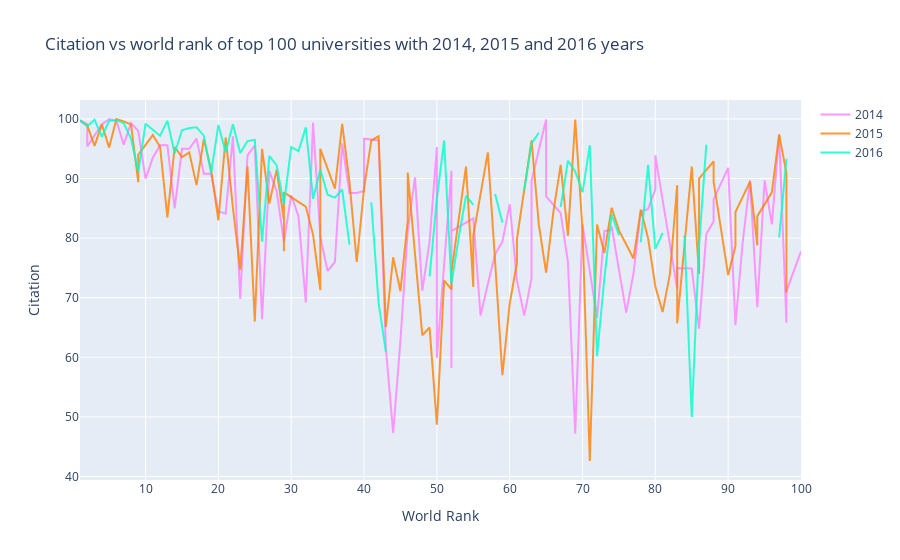

Notebook cell for this chart:
### Markdown cell above
### Citation vs world rank of top 100 universities with 2014, 2015 and 2016 years

### Code cell
# preparing data frames

df2014 = timesData[timesData.year == 2014].iloc[:100,:]
df2015 = timesData[timesData.year == 2015].iloc[:100,:]
df2016 = timesData[timesData.year == 2016].iloc[:100,:]

# creating plotly graph object
import plotly.graph_objs as go

# creating trace1
trace1 =go.Scatter(
                    x = df2014.world_rank,
                    y = df2014.citations,
                    mode = "lines",
                    name = "2014",
                    marker = dict(color = 'rgba(255, 128, 255, 0.8)'),
                    text= df2014.university_name)
# creating trace2
trace2 =go.Scatter(
                    x = df2015.world_rank,
                    y = df2015.citations,
                    mode = "lines",
                    name = "2015",
                    marker = dict(color = 'rgba(255, 128, 2, 0.8)'),
                    text= df2015.university_name)
# creating trace3
trace3 =go.Scatter(
                    x = df2016.world_rank,
                    y = df2016.citations,
                    mode = "lines",
                    name = "2016",
                    marker = dict(color = 'rgba(0, 255, 200, 0.8)'),
                    text= df2016.university_name)
data = [trace1, trace2, trace3]

layout = dict(title = 'Citation vs world rank of top 100 universities with 2014, 2015 and 2016 years',
              xaxis= dict(title= 'World Rank',ticklen= 5),
              yaxis= dict(title= 'Citation',ticklen= 5)
             )

fig = dict(data = data, layout = layout)
iplot(fig)

### Figure 1 — Plotly figure (JSON) as saved in the notebook; plotly's stock layout.template omitted (floating-point values rounded to 4 significant figures)
{"data": [{"marker": {"color": "rgba(255, 128, 255, 0.8)"}, "mode": "lines", "name": "2014", "text": ["California Institute of Technology", "Harvard University", "University of Oxford", "Stanford University", "Massachusetts Institute of Technology", "Princeton University", "University of Cambridge", "University of California, Berkeley", "University of Chicago", "Imperial College London", "Yale University", "University of California, Los Angeles", "Columbia University", "ETH Zurich – Swiss Federal Institute of Technology Zurich", "Johns Hopkins University", "University of Pennsylvania", "Duke University", "University of Michigan", "Cornell University", "University of Toronto", "University College London", "Northwestern University", "University of Tokyo", "Carnegie Mellon University", "University of Washington", "National University of Singapore", "University of Texas at Austin", "Georgia Institute of Technology", "University of Illinois at Urbana-Champaign", "University of Wisconsin-Madison", "University of British Columbia", "London School of Economics and Political Science", "University of California, Santa Barbara", "University of Melbourne", "McGill University", "Karolinska Institute", "École Polytechnique Fédérale de Lausanne", "King’s College London", "University of Edinburgh", "New York University", "University of California, San Diego", "Washington University in St Louis", "University of Hong Kong", "Seoul National University", "Peking University", "University of Minnesota", "University of North Carolina at Chapel Hill", "Australian National University", "Pennsylvania State University", "Boston University", "Tsinghua University", "Brown University", "Kyoto University", "University of California, Davis", "LMU Munich", "Korea Advanced Institute of Science and Technology (KAIST)", "Hong Kong University of Science and Technology", "University of Manchester", "Ohio State University", "Pohang University of Science and Technology", "KU Leuven", "Purdue University", "The University of Queensland", "University of Göttingen", "Rice University", "École Normale Supérieure", "Leiden University", "Heidelberg University", "Delft University of Technology", "University of Southern California", "École Polytechnique", "University of Sydney", "Erasmus University Rotterdam", "University of Basel", "Utrecht University", "Nanyang Technological University", "Wageningen University and Research Center", "University of Pittsburgh", "University of Bristol", "Durham University", "Emory University", "Tufts University", "Michigan State University", "University of Amsterdam", "Ghent University", "Free University of Berlin", "Technical University of Munich", "Case Western Reserve University", "Vanderbilt University", "University of Notre Dame", "Monash University", "McMaster University", "University of California, Irvine", "Humboldt University of Berlin", "University of Rochester", "Pierre and Marie Curie University", "University of Colorado Boulder", "Maastricht University", "University of Groningen", "University of Helsinki"], "type": "scatter", "x": ["1", "2", "2", "4", "5", "6", "7", "8", "9", "10", "11", "12", "13", "14", "15", "16", "17", "18", "19", "20", "21", "22", "23", "24", "25", "26", "27", "28", "29", "30", "31", "32", "33", "34", "35", "36", "37", "38", "39", "40", "40", "42", "43", "44", "45", "46", "47", "48", "49", "50", "50", "52", "52", "52", "55", "56", "57", "58", "59", "60", "61", "62", "63", "63", "65", "65", "67", "68", "69", "70", "70", "72", "73", "74", "74", "76", "77", "78", "79", "80", "80", "80", "83", "83", "85", "86", "87", "88", "88", "90", "91", "92", "93", "94", "95", "96", "97", "98", "98", "100"], "y": [99.8, 99.1, 95.4, 99.1, 100, 99.7, 95.7, 99.3, 98, 90, 93.5, 95.6, 95.6, 85, 95, 95, 96.7, 90.8, 90.8, 84.5, 84.1, 97.1, 69.8, 93.9, 95.6, 66.4, 91.3, 87.9, 79.4, 87.2, 83.7, 69.2, 99.4, 80.2, 74.5, 76, 95.9, 87.6, 87.6, 87.9, 96.7, 96.4, 61.5, 47.3, 62.8, 81.2, 90.2, 71.2, 79.4, 95.3, 59.9, 91.3, 58.2, 81.2, 83.3, 67, 72.3, 77.3, 79.4, 85.7, 72.9, 67, 73.3, 89.6, 99.9, 87, 84.2, 76, 47.2, 81.2, 82.3, 66.6, 81.2, 81.4, 82, 67.5, 74.1, 84.4, 84.9, 88.2, 90.8, 93.9, 71.5, 75, 74.9, 64.8, 80.7, 82.8, 86.5, 91.8, 65.4, 79.4, 89.7, 68.4, 89.7, 82.3, 97.3, 65.8, 71.1, 77.8]}, {"marker": {"color": "rgba(255, 128, 2, 0.8)"}, "mode": "lines", "name": "2015", "text": ["California Institute of Technology", "Harvard University", "University of Oxford", "Stanford University", "University of Cambridge", "Massachusetts Institute of Technology", "Princeton University", "University of California, Berkeley", "Imperial College London", "Yale University", "University of Chicago", "University of California, Los Angeles", "ETH Zurich – Swiss Federal Institute of Technology Zurich", "Columbia University", "Johns Hopkins University", "University of Pennsylvania", "University of Michigan", "Duke University", "Cornell University", "University of Toronto", "Northwestern University", "University College London", "University of Tokyo", "Carnegie Mellon University", "National University of Singapore", "University of Washington", "Georgia Institute of Technology", "University of Texas at Austin", "LMU Munich", "University of Illinois at Urbana-Champaign", "University of Wisconsin-Madison", "University of British Columbia", "University of Melbourne", "London School of Economics and Political Science", "École Polytechnique Fédérale de Lausanne", "University of Edinburgh", "University of California, Santa Barbara", "New York University", "McGill University", "King’s College London", "University of California, San Diego", "Washington University in St Louis", "University of Hong Kong", "Karolinska Institute", "Australian National University", "University of Minnesota", "University of North Carolina at Chapel Hill", "Peking University", "Tsinghua University", "Seoul National University", "Hong Kong University of Science and Technology", "Korea Advanced Institute of Science and Technology (KAIST)", "University of Manchester", "Brown University", "KU Leuven", "University of California, Davis", "Boston University", "Pennsylvania State University", "Kyoto University", "University of Sydney", "Nanyang Technological University", "École Polytechnique", "Scuola Normale Superiore di Pisa", "Leiden University", "The University of Queensland", "Pohang University of Science and Technology", "University of Göttingen", "Ohio State University", "Rice University", "Heidelberg University", "Delft University of Technology", "Erasmus University Rotterdam", "Wageningen University and Research Center", "University of Bristol", "University of Basel", "University of Southern California", "University of Amsterdam", "École Normale Supérieure", "Utrecht University", "Humboldt University of Berlin", "Free University of Berlin", "Michigan State University", "Durham University", "Monash University", "Middle East Technical University", "University of Arizona", "University of Notre Dame", "Tufts University", "University of California, Irvine", "Ghent University", "University of Massachusetts", "University of Pittsburgh", "Emory University", "McMaster University", "University of Glasgow", "Vanderbilt University", "University of Colorado Boulder", "Stockholm University", "Technical University of Munich", "Uppsala University"], "type": "scatter", "x": ["1", "2", "3", "4", "5", "6", "7", "8", "9", "9", "11", "12", "13", "14", "15", "16", "17", "18", "19", "20", "21", "22", "23", "24", "25", "26", "27", "28", "29", "29", "29", "32", "33", "34", "34", "36", "37", "38", "39", "40", "41", "42", "43", "44", "45", "46", "46", "48", "49", "50", "51", "52", "52", "54", "55", "55", "57", "58", "59", "60", "61", "61", "63", "64", "65", "66", "67", "68", "69", "70", "71", "72", "73", "74", "75", "75", "77", "78", "79", "80", "81", "82", "83", "83", "85", "86", "86", "88", "88", "90", "91", "91", "93", "94", "94", "96", "97", "98", "98", "98"], "y": [99.7, 98.9, 95.5, 99.1, 95.2, 100, 99.6, 99.1, 89.4, 94, 97.3, 95.3, 83.5, 95.3, 93.6, 94.4, 88.9, 96.6, 91.5, 83, 96.9, 85.1, 74.7, 92, 66, 95, 85.8, 91.5, 83, 77.8, 87.7, 85.3, 80.6, 71.3, 95, 88.3, 99.2, 89.5, 76, 88.3, 96.4, 97.1, 65.1, 76.8, 71.1, 82.9, 91, 63.7, 65, 48.7, 72.9, 71.4, 74.3, 92, 71.8, 80.4, 94.4, 76, 57, 69, 75.9, 79.9, 96.4, 82.3, 74.2, 84.4, 92.3, 80.4, 99.9, 81.4, 42.6, 82.3, 77.5, 85.1, 81.4, 81.3, 76.6, 84.8, 80, 71.9, 67.6, 74, 88.9, 65.7, 92, 74, 90, 92.9, 89.5, 73.8, 78.7, 84.4, 89.5, 78.8, 83.7, 87.7, 97.4, 90.9, 78.8, 70.9]}, {"marker": {"color": "rgba(0, 255, 200, 0.8)"}, "mode": "lines", "name": "2016", "text": ["California Institute of Technology", "University of Oxford", "Stanford University", "University of Cambridge", "Massachusetts Institute of Technology", "Harvard University", "Princeton University", "Imperial College London", "ETH Zurich – Swiss Federal Institute of Technology Zurich", "University of Chicago", "Johns Hopkins University", "Yale University", "University of California, Berkeley", "University College London", "Columbia University", "University of California, Los Angeles", "University of Pennsylvania", "Cornell University", "University of Toronto", "Duke University", "University of Michigan", "Carnegie Mellon University", "London School of Economics and Political Science", "University of Edinburgh", "Northwestern University", "National University of Singapore", "King’s College London", "Karolinska Institute", "LMU Munich", "New York University", "École Polytechnique Fédérale de Lausanne", "University of Washington", "University of Melbourne", "University of British Columbia", "KU Leuven", "University of Illinois at Urbana-Champaign", "Heidelberg University", "McGill University", "University of California, San Diego", "University of California, Santa Barbara", "Georgia Institute of Technology", "Peking University", "University of Tokyo", "University of California, Davis", "University of Hong Kong", "University of Texas at Austin", "Tsinghua University", "Wageningen University and Research Center", "Humboldt University of Berlin", "University of Wisconsin-Madison", "Brown University", "Australian National University", "Technical University of Munich", "École Normale Supérieure", "Nanyang Technological University", "University of Manchester", "University of Sydney", "University of Amsterdam", "Hong Kong University of Science and Technology", "The University of Queensland", "Washington University in St Louis", "Utrecht University", "University of North Carolina at Chapel Hill", "Boston University", "Delft University of Technology", "University of Minnesota", "Leiden University", "University of Southern California", "University of Bristol", "Durham University", "Erasmus University Rotterdam", "Free University of Berlin", "Monash University", "University of Groningen", "Pennsylvania State University", "University of Glasgow", "University of Helsinki", "University of Tübingen", "University of Pittsburgh", "University of Warwick", "Uppsala University", "University of Copenhagen", "University of New South Wales", "University of Freiburg", "Seoul National University", "University of St Andrews", "Vanderbilt University", "Kyoto University", "Maastricht University", "Emory University", "Lund University", "Ohio State University", "University of Exeter", "University of Bonn", "Georgetown University", "McMaster University", "University of Sheffield", "Queen Mary University of London", "University of Göttingen", "Michigan State University"], "type": "scatter", "x": ["1", "2", "3", "4", "5", "6", "7", "8", "9", "10", "11", "12", "13", "14", "15", "16", "17", "18", "19", "20", "21", "22", "23", "24", "25", "26", "27", "28", "29", "30", "31", "32", "33", "34", "35", "36", "37", "38", "=39", "=39", "41", "42", "43", "=44", "=44", "46", "=47", "=47", "49", "50", "51", "52", "53", "54", "55", "=56", "=56", "58", "59", "=60", "=60", "62", "63", "64", "=65", "=65", "67", "68", "69", "70", "71", "72", "73", "74", "75", "=76", "=76", "78", "79", "80", "81", "=82", "=82", "84", "85", "86", "87", "=88", "=88", "=90", "=90", "=90", "93", "=94", "=94", "=94", "97", "98", "=99", "=99"], "y": [99.8, 98.8, 99.9, 97, 99.7, 99.8, 99.3, 96.7, 91.1, 99.2, 98.2, 97.2, 99.7, 94.2, 98.1, 98.5, 98.6, 97.2, 90.9, 99, 94.4, 99.1, 94.3, 96.3, 96.5, 79.4, 93.8, 92.2, 85.7, 95.3, 94.6, 98.6, 86.6, 91.5, 87.3, 86.8, 88.2, 78.9, 98.7, 99.2, 86, 69.1, 60.9, 84.3, 70.1, 92.2, 58.8, 87.8, 73.6, 86.6, 96.4, 72.3, 80.1, 87.1, 85.6, 77.3, 77.5, 87.4, 82.6, 82.4, 99.2, 88.1, 95.9, 97.7, 61.5, 88, 85.2, 93, 91.2, 87.7, 95.6, 60.2, 73.3, 84, 80.5, 92.3, 82.1, 79.3, 92.3, 78.2, 80.9, 86.2, 82.1, 80.5, 50, 78.8, 95.7, 46.6, 82.7, 96.7, 81.3, 83.2, 94.3, 85.3, 82.5, 84.9, 80.1, 93.3, 72.7, 76.8]}], "layout": {"title": {"text": "Citation vs world rank of top 100 universities with 2014, 2015 and 2016 years"}, "xaxis": {"ticklen": 5, "title": {"text": "World Rank"}}, "yaxis": {"ticklen": 5, "title": {"text": "Citation"}}}}
